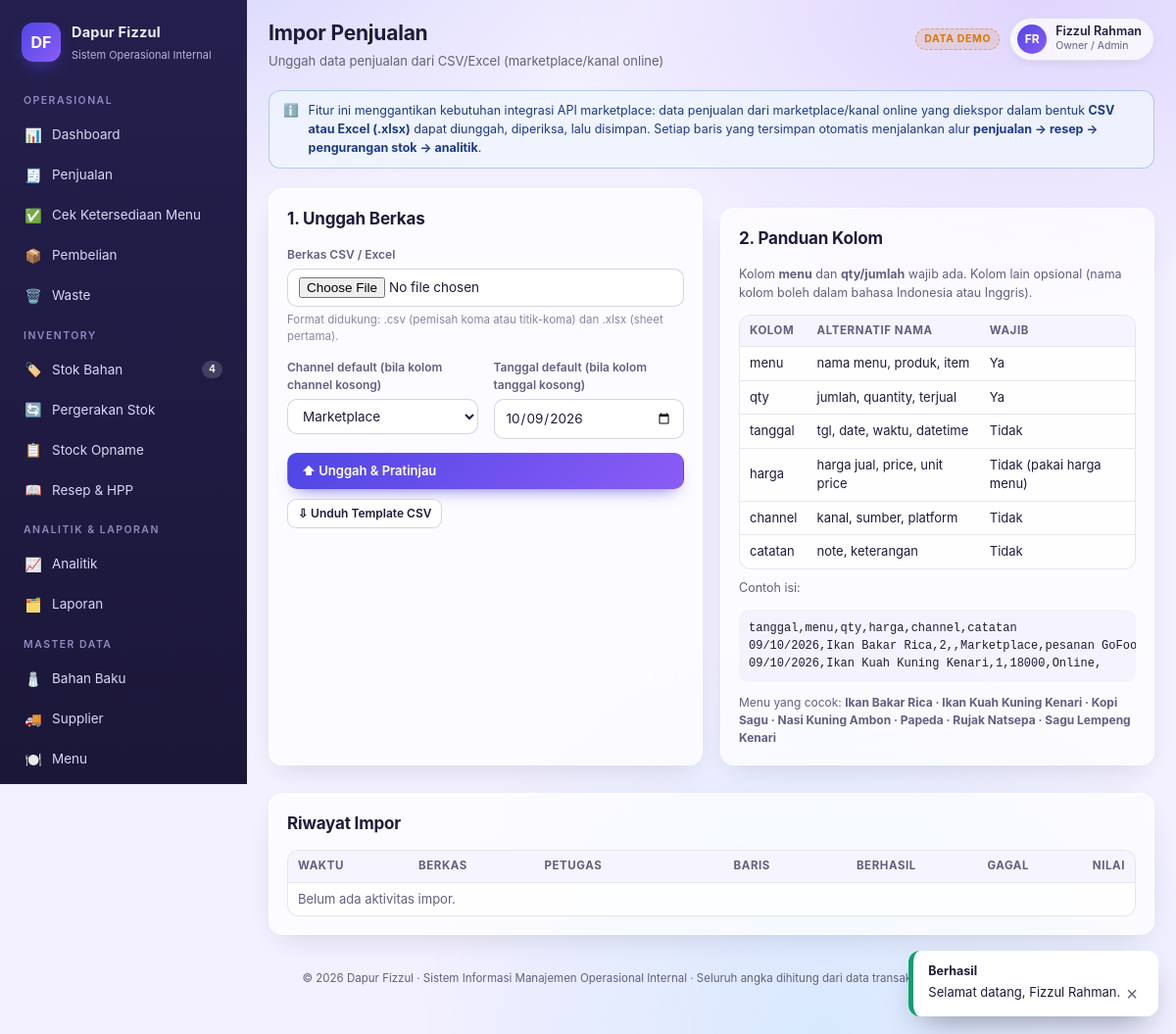
Screenshot of /impor-penjualan/index.php/ (signed in) with the database file from the repository.
### tables this page shows
CREATE TABLE users (
            id INTEGER PRIMARY KEY AUTOINCREMENT,
            username TEXT NOT NULL UNIQUE,
            name TEXT NOT NULL,
            email TEXT,
            phone TEXT,
            role_id INTEGER NOT NULL REFERENCES roles(id),
            password_hash TEXT NOT NULL,
            is_active INTEGER NOT NULL DEFAULT 1,
            last_login TEXT,
            created_at TEXT NOT NULL
        );

CREATE TABLE roles (
            id INTEGER PRIMARY KEY AUTOINCREMENT,
            code TEXT NOT NULL UNIQUE,
            name TEXT NOT NULL,
            permissions TEXT NOT NULL DEFAULT ''
        );

### app.php (called while the page is built, shortened)
<?php
$dir = (string)($SIMOP_DIR ?? '');
$pdo = db();
$page = $dir !== '' ? (ROUTES[$dir] ?? 'dashboard') : 'dashboard';
require_login();
$NAV = [
    'Operasional' => [
        ['dashboard', 'Dashboard', '📊', 'dashboard'],
        ['sales', 'Penjualan', '🧾', 'sales'],
        ['availability', 'Cek Ketersediaan Menu', '✅', 'availability'],
        ['purchases', 'Pembelian', '📦', 'purchase'],
        ['waste', 'Waste', '🗑️', 'waste'],
    ],
    'Inventory' => [
        ['inventory', 'Stok Bahan', '🏷️', 'inventory'],
        ['movements', 'Pergerakan Stok', '🔄', 'inventory'],
        ['opname', 'Stock Opname', '📋', 'opname'],
        ['recipes', 'Resep & HPP', '📖', 'recipes_view'],
    ],
    'Analitik & Laporan' => [
        ['analytics', 'Analitik', '📈', 'analytics'],
        ['reports', 'Laporan', '🗂️', 'reports'],
    ],
    'Master Data' => [
        ['master_ingredients', 'Bahan Baku', '🧂', 'master'],
        ['master_suppliers', 'Supplier', '🚚', 'master'],
        ['master_menus', 'Menu', '🍽️', 'master'],
        ['master_categories', 'Kategori Bahan', '📁', 'master'],
    ],
    'Sistem' => [
        ['master_users', 'Pengguna', '👥', 'users'],
        ['audit', 'Audit Trail', '🕵️', 'audit'],
        ['settings', 'Pengaturan', '⚙️', 'settings'],
        ['mysql_download', 'Unduh Database MySQL', '🗄️', 'settings'],
    ],
];
[$pageTitle, $pageSubtitle] = $PAGES[$page];
include VIEW_DIR . '/layout.php';

### impor-penjualan/index.php (called while the page is built, shortened)
<?php
$SIMOP_DIR   = 'impor-penjualan';
require __DIR__ . '/../app.php';

### lib/helpers.php (called while the page is built, shortened)
<?php
if (!function_exists('e')) {
    function e(?string $s): string
    {
        return htmlspecialchars((string)$s, ENT_QUOTES, 'UTF-8');
    }
}
function take_flash(): array
{
    $f = $_SESSION['flash'] ?? [];
    return $f;
}
function base_rel(): string
{
    return str_repeat('../', max(0, (int)($GLOBALS['SIMOP_DEPTH'] ?? 1)));
}
function app_asset(string $path): string
{
    return base_rel() . 'assets/' . ltrim($path, '/');
}
function app_url(string $page, array $params = []): string
{
    $dir = PAGE_DIR[$page] ?? PAGE_DIR['dashboard'];
    $q = $params ? '?' . http_build_query($params) : '';
    return base_rel() . $dir . '/' . $q;
}

### lib/db.php (called while the page is built, shortened)
<?php
function db_driver(): string
{
    $override = $GLOBALS['SIMOP_DIALECT_OVERRIDE'] ?? null;
    return DB_DRIVER === 'mysql' ? 'mysql' : 'sqlite';
}
function db(): PDO
{
    static $pdo = null;
    if ($pdo instanceof PDO) {
        return $pdo;
    }
    $opts = [
        PDO::ATTR_ERRMODE            => PDO::ERRMODE_EXCEPTION,
        PDO::ATTR_DEFAULT_FETCH_MODE => PDO::FETCH_ASSOC,
    ];
    if (db_driver() === 'mysql') {
        $dsn = 'mysql:host=' . MYSQL_HOST . ';port=' . MYSQL_PORT
            . (MYSQL_DB !== '' ? ';dbname=' . MYSQL_DB : '') . ';charset=utf8mb4';
        $opts[PDO::ATTR_EMULATE_PREPARES] = false;
        $pdo = new PDO($dsn, MYSQL_USER, MYSQL_PASS, $opts);
        try { $pdo->exec("SET SESSION sql_mode = 'STRICT_TRANS_TABLES,NO_ENGINE_SUBSTITUTION'"); } catch (Throwable $e) {}
        try { $pdo->exec("SET SESSION time_zone = '+07:00'"); } catch (Throwable $e) {}
    } else {
        $pdo = new PDO('sqlite:' . DB_FILE, null, null, $opts);
        $pdo->exec('PRAGMA busy_timeout = 5000');
        $pdo->exec('PRAGMA journal_mode = WAL');
        $pdo->exec('PRAGMA synchronous = NORMAL');
        $pdo->exec('PRAGMA foreign_keys = ON');
    }
    return $pdo;
}
function setting_get(PDO $pdo, string $key, ?string $default = null): ?string
{
    try {
        $stmt = $pdo->prepare(sql_prepare('SELECT v FROM settings WHERE k = ?'));
        $stmt->execute([$key]);
        $val = $stmt->fetchColumn();
        return $val === false ? $default : (string)$val;
    } catch (Throwable $e) {
        return $default;
    }
}
function q(PDO $pdo, string $sql, array $params = []): array
{
    $stmt = $pdo->prepare(sql_prepare($sql));
    $stmt->execute($params);
    return $stmt->fetchAll();
}
function q1(PDO $pdo, string $sql, array $params = []): ?array
{
    $stmt = $pdo->prepare(sql_prepare($sql));
    $stmt->execute($params);
    $row = $stmt->fetch();
    return $row === false ? null : $row;
}

### lib/sql.php (called while the page is built, shortened)
<?php
function sql_prepare(string $sql): string
{
    if (db_driver() !== 'mysql') {
        return $sql;
    }
    return $sql;
}

### lib/auth.php (called while the page is built, shortened)
<?php
function current_user(): ?array
{
    static $cached = null;
    if (isset($_SESSION['uid'])) {
        if ($cached === null) {
            $cached = q1(db(), 'SELECT u.*, r.code AS role_code, r.name AS role_name, r.permissions
                              FROM users u JOIN roles r ON r.id = u.role_id
                              WHERE u.id = ? AND u.is_active = 1', [(int)$_SESSION['uid']]);
        }
        return $cached;
    }
    return null;
}
function is_logged_in(): bool
{
    return current_user() !== null;
}
function can(string $permission): bool
{
    $u = current_user();
    $perms = PERMISSIONS[(string)$u['role_code']] ?? [];
    return in_array($permission, $perms, true);
}
function require_login(): void
{
    if (!is_logged_in()) {
        app_redirect('login');
    }
}

### lib/inventory.php (called while the page is built, shortened)
<?php
function low_stock_rows(PDO $pdo, ?float $limitRatio = null): array
{
    $rows = q($pdo, 'SELECT i.*, c.name AS category_name, s.name AS supplier_name
                     FROM ingredients i
                     LEFT JOIN ingredient_categories c ON c.id = i.category_id
                     LEFT JOIN suppliers s ON s.id = i.supplier_id
                     WHERE i.is_active = 1 AND i.min_stock > 0 AND i.current_stock < i.min_stock
                     ORDER BY (i.current_stock * 1.0 / i.min_stock) ASC, i.name');
    return $rows;
}

### views/layout.php (the view, shortened to what this page needs)
<?php
$user = current_user();
$initials = str_initials((string)$user['name']);
$lowCount = can('inventory') ? count(low_stock_rows($pdo)) : 0;
$flashes = take_flash();
?>
<!DOCTYPE html>
<html lang="id">
<head>
<link rel="stylesheet" href="<?= e(app_asset('css/app.css')) ?>?v=<?= e(APP_VERSION) ?>">
</head>
<body>
<div class="app">
    <aside class="sidebar">
        <div class="brand">
            <div class="brand-logo">DF</div>
            <div class="brand-text">
                <b>Dapur Fizzul</b>
                <span>Sistem Operasional Internal</span>
            </div>
        </div>
        <?php foreach ($NAV as $group => $items): ?>
            <?php
            $visible = array_values(array_filter($items, fn($it) => can($it[3])));
            ?>
            <div class="nav-group">
                <div class="nav-title"><?= e($group) ?></div>
                <?php foreach ($visible as [$pg, $label, $icon, $perm]): ?>
                    <a class="nav-link <?= $page === $pg ? 'active' : '' ?>" data-nav="<?= e($pg) ?>" href="<?= e(app_url($pg)) ?>">
                        <span class="ico"><?= $icon ?></span>
                        <span><?= e($label) ?></span>
                        <?php if ($pg === 'inventory' && $lowCount > 0): ?>
                            <span class="nav-badge"><?= $lowCount ?></span>
                        <?php endif; ?>
                    </a>
                <?php endforeach; ?>
            </div>
        <?php endforeach; ?>
    </aside>
    <main class="main">
        <div class="topbar">
            <div>
                <h1><?= e($pageTitle) ?></h1>
                <div class="sub"><?= e($pageSubtitle) ?></div>
            </div>
            <div class="topbar-actions">
                <?php if (setting_get($pdo, 'demo_mode') === '1'): ?>
                    <span class="demo-tag" title="Aplikasi berisi data contoh untuk pengujian">DATA DEMO</span>
                <?php endif; ?>
                <div class="user-chip">
                    <div class="avatar"><?= e($initials) ?></div>
                    <div>
                        <div class="u-name"><?= e($user['name']) ?></div>
                        <div class="u-role"><?= e(ROLES[$user['role_code']] ?? $user['role_name']) ?></div>
                    </div>
                </div>
            </div>
        </div>
        <div style="margin-top:36px;font-size:11.5px;color:var(--muted);text-align:center;">
            © <?= date('Y') ?> Dapur Fizzul · Sistem Informasi Manajemen Operasional Internal ·
            Seluruh angka dihitung dari data transaksi yang tersimpan di database (SQLite).
        </div>
    </main>
</div>
<div class="toast-stack">
    <?php foreach ($flashes as $f): ?>
        <div class="toast <?= e($f['type']) ?>"><b><?= $f['type'] === 'ok' ? 'Berhasil' : ($f['type'] === 'danger' ? 'Gagal' : 'Perhatian') ?></b><?= e($f['message']) ?></div>
    <?php endforeach; ?>
</div>
</body>
</html>

### assets/css/app.css (style rules this page uses)
:root { --ink: #1F1B3A; --muted: #635F82; --muted-2: #8A87A5; --line: rgba(31, 27, 58, .10); --line-strong: rgba(31, 27, 58, .18); --bg: #F3F0FF; --card: rgba(255, 255, 255, .72); --card-solid: #ffffff; --indigo: #4F46E5; --violet: #8B5CF6; --grad: linear-gradient(135deg, #4F46E5 0%, #8B5CF6 100%); --ok: #0E9F6E; --ok-bg: rgba(14, 159, 110, .12); --warn: #D97706; --warn-bg: rgba(217, 119, 6, .13); --danger: #DC2626; --danger-bg: rgba(220, 38, 38, .12); --info: #2563EB; --info-bg: rgba(37, 99, 235, .12); --radius: 14px; --radius-sm: 10px; --shadow: 0 10px 30px -12px rgba(31, 27, 58, .18); --shadow-sm: 0 4px 14px -8px rgba(31, 27, 58, .22); --sidebar: 252px; }
* { box-sizing: border-box; }
html, body { margin: 0; padding: 0; }
body { font-family: Inter, -apple-system, BlinkMacSystemFont, "Segoe UI", Roboto, system-ui, sans-serif; color: var(--ink); background: var(--bg); font-size: 14px; line-height: 1.5; -webkit-font-smoothing: antialiased; }
body::before { content: ""; position: fixed; inset: 0; z-index: -1; background: radial-gradient(900px 500px at 12% -8%, rgba(99, 102, 241, .22), transparent 60%), radial-gradient(800px 480px at 88% 0%, rgba(139, 92, 246, .18), transparent 62%), radial-gradient(700px 700px at 70% 100%, rgba(56, 189, 248, .14), transparent 60%); }
a { color: var(--indigo); text-decoration: none; }
h1, h2, h3, h4 { margin: 0; font-weight: 650; letter-spacing: -.01em; }
h1 { font-size: 21px; }
.app { display: flex; min-height: 100vh; }
.sidebar { width: var(--sidebar); flex: 0 0 var(--sidebar); background: linear-gradient(180deg, #241f4d 0%, #1b1738 100%); color: #EDEBFF; padding: 18px 14px 28px; position: sticky; top: 0; height: 100vh; overflow-y: auto; z-index: 40; }
.brand { display: flex; gap: 11px; align-items: center; padding: 4px 8px 16px; }
.brand-logo { width: 40px; height: 40px; border-radius: 12px; background: var(--grad); display: grid; place-items: center; font-weight: 700; color: #fff; font-size: 16px; box-shadow: 0 8px 20px -8px rgba(79, 70, 229, .9); }
.brand-text b { display: block; font-size: 14.5px; letter-spacing: .2px; }
.brand-text span { font-size: 11px; color: #B7B2DC; }
.nav-group { margin-top: 14px; }
.nav-group > .nav-title { font-size: 10.5px; text-transform: uppercase; letter-spacing: .14em; color: #8F8AC0; padding: 0 10px 7px; font-weight: 600; }
.nav-link { display: flex; align-items: center; gap: 10px; padding: 9px 11px; border-radius: 10px; color: #D9D6F5; font-size: 13.5px; margin-bottom: 2px; text-decoration: none; transition: background .15s, color .15s; }
.nav-link .ico { width: 18px; text-align: center; font-size: 14px; opacity: .95; }
.nav-badge { margin-left: auto; background: rgba(255,255,255,.16); color: #fff; font-size: 10.5px; padding: 1px 7px; border-radius: 20px; font-weight: 600; }
.main { flex: 1; min-width: 0; padding: 18px 22px 48px; }
.topbar { display: flex; align-items: flex-start; gap: 16px; margin-bottom: 20px; flex-wrap: wrap; }
.topbar .sub { color: var(--muted); font-size: 13px; margin-top: 3px; }
.topbar-actions { margin-left: auto; display: flex; gap: 10px; align-items: center; flex-wrap: wrap; }
.user-chip { display: flex; align-items: center; gap: 9px; background: var(--card); border: 1px solid var(--line); padding: 6px 12px 6px 7px; border-radius: 40px; backdrop-filter: blur(14px); box-shadow: var(--shadow-sm); }
.avatar { width: 30px; height: 30px; border-radius: 50%; background: var(--grad); color: #fff; display: grid; place-items: center; font-size: 12px; font-weight: 700; }
.user-chip .u-name { font-size: 12.5px; font-weight: 600; line-height: 1.15; }
.user-chip .u-role { font-size: 10.5px; color: var(--muted); }
.demo-tag { background: var(--warn-bg); color: var(--warn); font-size: 10.5px; font-weight: 700; padding: 2px 8px; border-radius: 20px; letter-spacing: .06em; border: 1px dashed rgba(217, 119, 6, .5); }
.toast-stack { position: fixed; right: 18px; bottom: 18px; display: flex; flex-direction: column; gap: 10px; z-index: 200; max-width: 380px; }
.toast { background: #fff; border-left: 5px solid var(--indigo); border-radius: 12px; padding: 12px 15px; box-shadow: 0 16px 34px -14px rgba(20, 16, 45, .45); font-size: 13px; animation: slideIn .2s ease-out; }
.toast.ok { border-left-color: var(--ok); }
.toast b { display: block; margin-bottom: 2px; font-size: 12.5px; }

### rows the page displays
users: name "FR", name "Fizzul Rahman", role.code "Owner / Admin"

### other values shown
$group "OPERASIONAL"
$icon "📊"
$label "Dashboard"
$icon "🧾"
$label "Penjualan"
$icon "✅"
$label "Cek Ketersediaan Menu"
$icon "📦"
$label "Pembelian"
$icon "🗑️"
$label "Waste"
$group "INVENTORY"
$icon "🏷️"
$label "Stok Bahan"
$icon "🔄"
